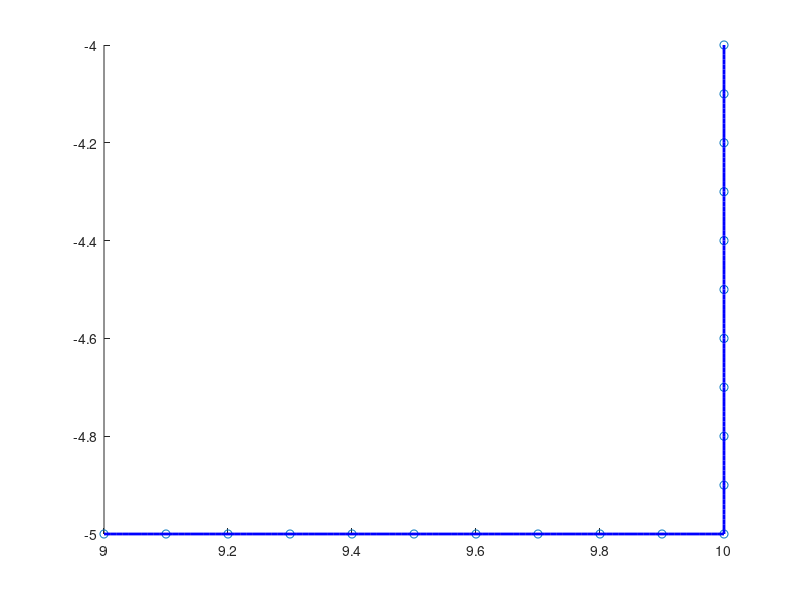

Recreate this plot in MATLAB. (Note: this script raises an error after producing the figure.)

x = [9:0.1:9.9, 10*ones(1,11)];
xx = [9:0.01:10,10*ones(1,100)];
y = [-5*ones(1,10), -5:0.1:-4];
yy = [-5*ones(1,100), -5:0.01:-4];
theta = [9:0.1:11];

% sx = spline(theta, x);
% sy = spline(theta, y);
ss = spline(x, y);
figure; hold on;
plot(x, y, 'o', xx, yy, '-b', 'linewidth', 2)
plot(xx, ppval(yy))
% plot(ppval(sx,xx), ppval(sy,yy), '-or', 'linewidth', 2)
% axis([-11, 11, -6, 6])